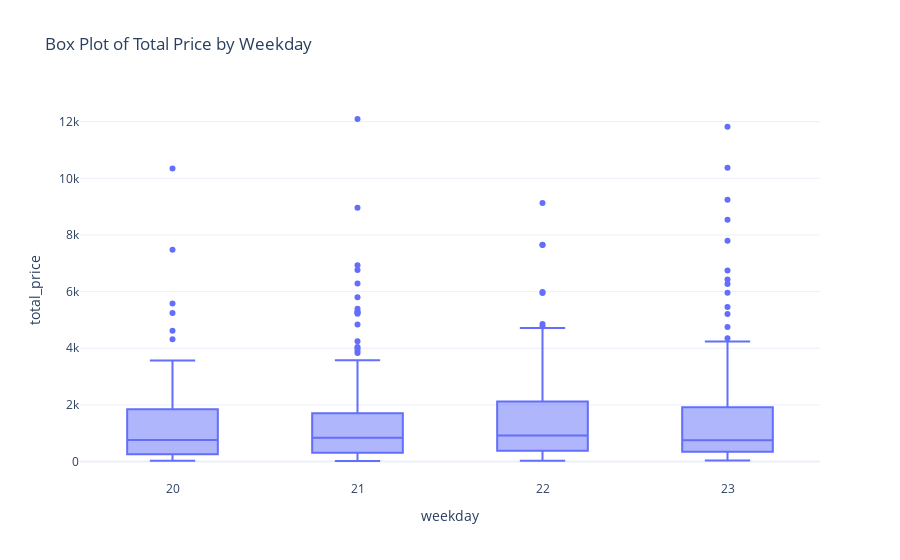

The notebook cell this image was saved under:
### Markdown cell above
- health_beauty and watches_gifts are the most expensive ones.
- consoles_games and perfumery are the least.

### Code cell
px.box(data, x='weekday', 
             y='total_price', 
             title='Box Plot of Total Price by Weekday')

### Figure 1 — Plotly figure (JSON) as saved in the notebook; plotly's stock layout.template omitted (floating-point values rounded to 4 significant figures; data arrays with more than 128 entries replaced by an {"elided": "..."} marker saying what was removed)
{"data": [{"alignmentgroup": "True", "hovertemplate": "weekday=%{x}<br>total_price=%{y}<extra></extra>", "legendgroup": "", "marker": {"color": "#636efa"}, "name": "", "notched": false, "offsetgroup": "", "orientation": "v", "showlegend": false, "type": "box", "x": {"elided": "676 int values"}, "x0": " ", "xaxis": "x", "y": {"elided": "676 float values"}, "y0": " ", "yaxis": "y"}], "layout": {"boxmode": "group", "legend": {"tracegroupgap": 0}, "title": {"text": "Box Plot of Total Price by Weekday"}, "xaxis": {"anchor": "y", "domain": [0, 1], "title": {"text": "weekday"}}, "yaxis": {"anchor": "x", "domain": [0, 1], "title": {"text": "total_price"}}}}
